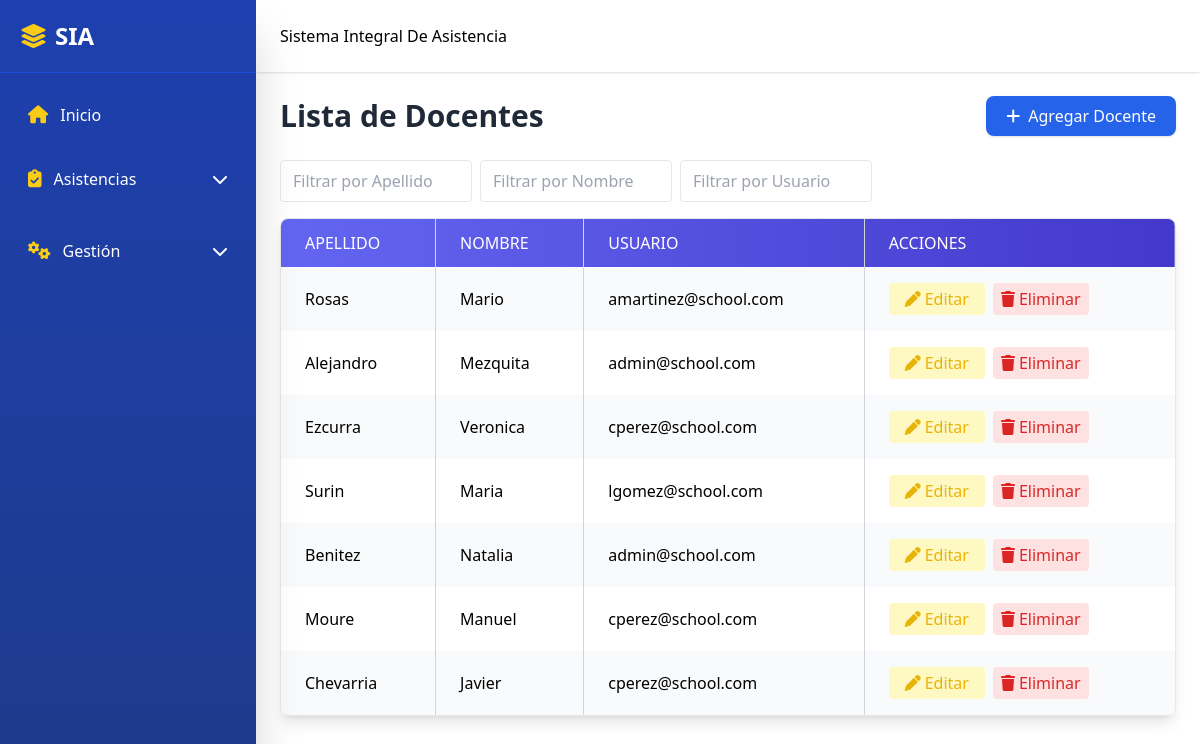
The page /teachers.php on the database as committed earlier.
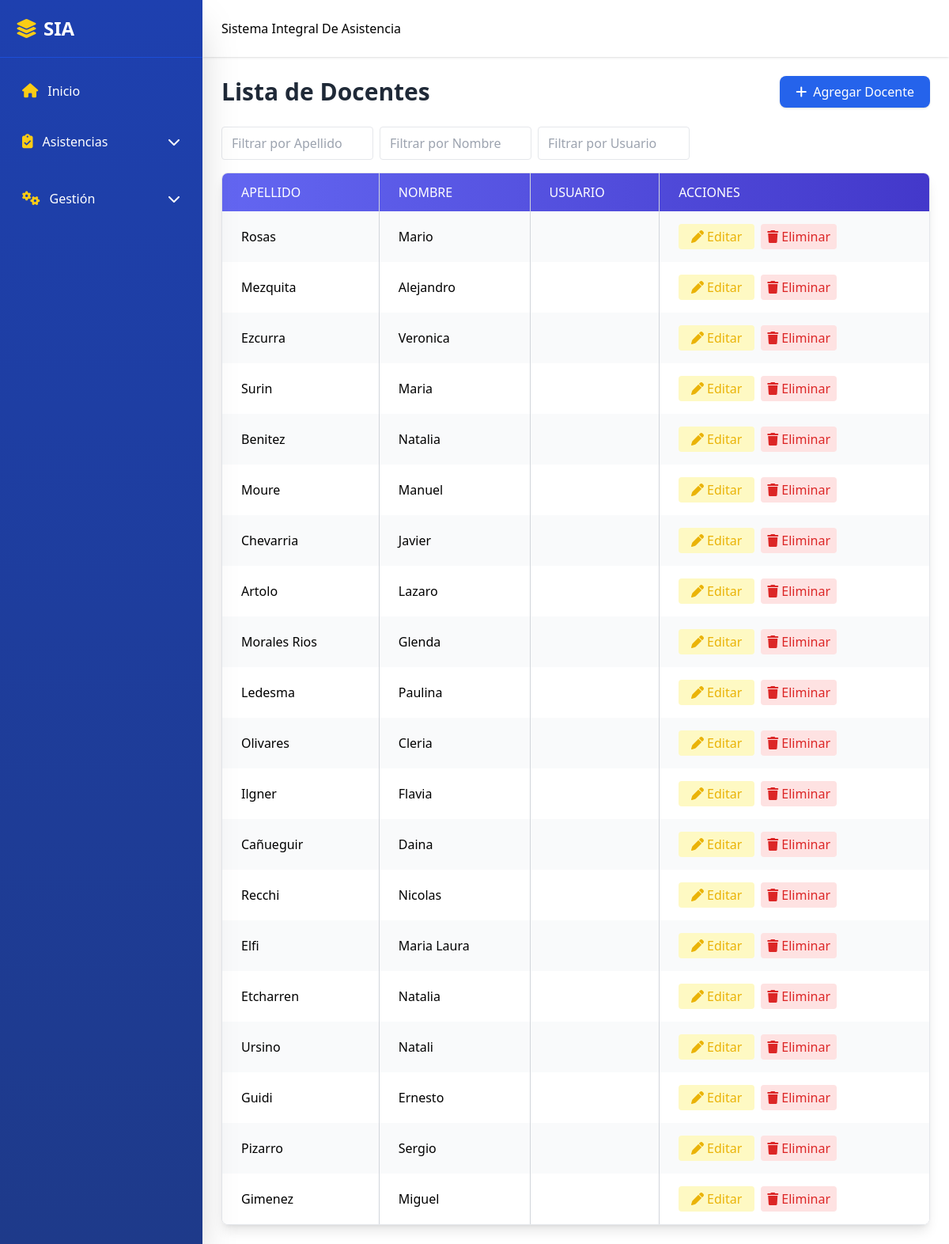
The same page on the database as committed later.
### tables this page shows
CREATE TABLE `teachers` (
  `teacher_id` int(11) NOT NULL,
  `user_id` int(11) DEFAULT NULL,
  `first_name` varchar(50) NOT NULL,
  `last_name` varchar(50) NOT NULL
);

CREATE TABLE `users` (
  `user_id` int(11) NOT NULL,
  `first_name` varchar(100) NOT NULL,
  `last_name` varchar(100) NOT NULL,
  `email` varchar(150) NOT NULL,
  `password` varchar(255) NOT NULL,
  `role` enum('admin','teacher','student') NOT NULL,
  `created_at` timestamp NOT NULL DEFAULT current_timestamp()
);

### teachers.php (the view, shortened to what this page needs)
<?php
include 'includes/header.php';
include 'includes/sidebar.php';
include 'includes/navbar.php';
include 'includes/conn.php';
?>
<div class="flex-1 md:ml-64 transition-all duration-300">
  <br><br><br>
  <main class="pt-20 p-4 md:p-6">
    <div class="flex flex-col md:flex-row justify-between items-start md:items-center mb-6 gap-3 md:gap-0">
      <h1 class="text-3xl font-bold text-gray-800">Lista de Docentes</h1>
      <a href="javascript:void(0)" onclick="openModal('addTeacherModal')" class="inline-flex items-center bg-blue-600 text-white px-5 py-2 rounded-lg shadow hover:bg-blue-700 transition w-full md:w-auto justify-center">
        <i class="fa-solid fa-plus mr-2"></i> Agregar Docente
      </a>
    </div>
    <div class="flex flex-wrap gap-2 mb-4">
      <input type="text" id="filterTeacherLastName" placeholder="Filtrar por Apellido" class="px-3 py-2 border rounded w-48">
      <input type="text" id="filterTeacherName" placeholder="Filtrar por Nombre" class="px-3 py-2 border rounded w-48">
      <input type="text" id="filterTeacherEmail" placeholder="Filtrar por Usuario" class="px-3 py-2 border rounded w-48">
    </div>
    <div class="overflow-x-auto rounded-lg shadow-lg border border-gray-200">
      <table class="min-w-full border-collapse" id="teachersTable">
        <thead class="bg-gradient-to-r from-indigo-500 to-indigo-700 text-white">
          <tr>
            <th class="px-4 md:px-6 py-3 border-r border-gray-300 text-left font-medium uppercase">Apellido</th>
            <th class="px-4 md:px-6 py-3 border-r border-gray-300 text-left font-medium uppercase">Nombre</th>
            <th class="px-4 md:px-6 py-3 border-r border-gray-300 text-left font-medium uppercase">Usuario</th>
            <th class="px-4 md:px-6 py-3 text-left font-medium uppercase">Acciones</th>
          </tr>
        </thead>
        <tbody>
          <?php
          try {
              $sql = "SELECT t.teacher_id, t.first_name, t.last_name, u.email AS user_email
                      FROM teachers t
                      LEFT JOIN users u ON t.user_id = u.user_id
                      ORDER BY t.teacher_id ASC";
              $stmt = $conn->query($sql);
              $teachers = $stmt->fetchAll();
              if ($teachers) {
                  foreach ($teachers as $i => $teacher) {
                      $rowClass = $i % 2 === 0 ? 'bg-gray-50' : 'bg-white';
                      echo "<tr class='hover:bg-gray-100 {$rowClass}'>";
                      echo "<td class='px-4 md:px-6 py-4 border-r border-gray-300'>{$teacher['last_name']}</td>";
                      echo "<td class='px-4 md:px-6 py-4 border-r border-gray-300'>{$teacher['first_name']}</td>";
                      echo "<td class='px-4 md:px-6 py-4 border-r border-gray-300'>{$teacher['user_email']}</td>";
                      echo "<td class='px-4 md:px-6 py-4 flex flex-wrap gap-2'>";
                      echo "<a href='javascript:void(0)' onclick='openEditModalTeacher(".json_encode($teacher).")' class='text-yellow-500 hover:text-yellow-700 bg-yellow-100 px-3 py-1 rounded flex items-center justify-center w-24'>
                              <i class='fa-solid fa-pen mr-1'></i>Editar
                            </a>";
                      echo "<a href='teachers_back/delete_teacher.php?id={$teacher['teacher_id']}' class='text-red-600 hover:text-red-800 bg-red-100 px-3 py-1 rounded flex items-center justify-center w-24' onclick=\"return confirm('¿Estás seguro de eliminar este docente?')\">
                              <i class='fa-solid fa-trash mr-1'></i>Eliminar
                            </a>";
                      echo "</td>";
                      echo "</tr>";
                  }
              } else {
                  echo "<tr><td colspan='4' class='px-4 md:px-6 py-4 text-center text-gray-500'>No hay docentes registrados</td></tr>";
              }
          } catch (PDOException $e) {
              echo "<tr><td colspan='4' class='px-4 md:px-6 py-4 text-center text-red-600'>Error: {$e->getMessage()}</td></tr>";
          }
          ?>
        </tbody>
      </table>
    </div>
  </main>
</div>

Rows that differ between the two databases and show on the page:
changed teachers "Rosas": user.email "amartinez@school.com" → (not shown)
changed teachers "Mezquita": last_name "Alejandro" → "Mezquita"; first_name "Mezquita" → "Alejandro"; user.email "admin@school.com" → (not shown)
changed teachers "Ezcurra": user.email "cperez@school.com" → (not shown)
changed teachers "Surin": user.email "lgomez@school.com" → (not shown)
changed teachers "Benitez": user.email "admin@school.com" → (not shown)
changed teachers "Moure": user.email "cperez@school.com" → (not shown)
changed teachers "Chevarria": user.email "cperez@school.com" → (not shown)
added teachers: last_name "Artolo", first_name "Lazaro"
added teachers: last_name "Morales Rios", first_name "Glenda"
added teachers: last_name "Ledesma", first_name "Paulina"
added teachers: last_name "Olivares", first_name "Cleria"
added teachers: last_name "Ilgner", first_name "Flavia"
added teachers: last_name "Cañueguir", first_name "Daina"
added teachers: last_name "Recchi", first_name "Nicolas"
added teachers: last_name "Elfi", first_name "Maria Laura"
added teachers: last_name "Etcharren", first_name "Natalia"
added teachers: last_name "Ursino", first_name "Natali"
added teachers: last_name "Guidi", first_name "Ernesto"
added teachers: last_name "Pizarro", first_name "Sergio"
added teachers: last_name "Gimenez", first_name "Miguel"
